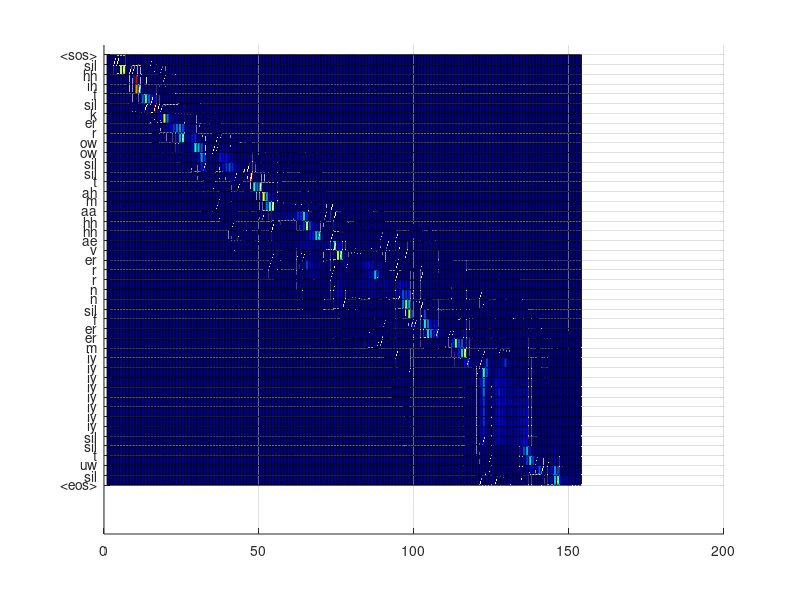

This chart was generated by the following MATLAB code:
load('alpha.mat')


figure
surf(alpha)
%shading('flat')

out = {'<sos>', 'sil','hh','ih','f','sil','k','er','r','ow','ow','sil','sil','t','ah','m','aa','hh','hh','ae','v','er','r','r','n','n','sil','f','er','er','m','iy','iy','iy','iy','iy','iy','iy','iy','sil','sil','t','uw','sil','<eos>'};
set(gca, 'XTick',1:45, 'XTickLabel', out(1:end))
view(90, 90)
%view(395, 45)
colormap('jet')
%shading('flat')